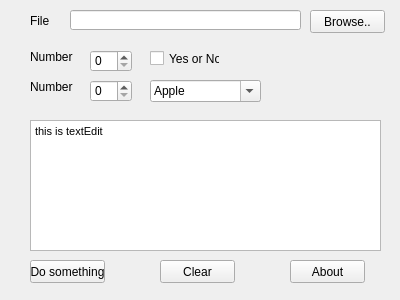
<?xml version="1.0" encoding="UTF-8"?>
<ui version="4.0">
 <class>firstQtAppDLG</class>
 <widget class="QWidget" name="firstQtAppDLG">
  <property name="geometry">
   <rect>
    <x>0</x>
    <y>0</y>
    <width>400</width>
    <height>300</height>
   </rect>
  </property>
  <property name="sizePolicy">
   <sizepolicy hsizetype="Preferred" vsizetype="Preferred">
    <horstretch>0</horstretch>
    <verstretch>0</verstretch>
   </sizepolicy>
  </property>
  <property name="windowTitle">
   <string>Form</string>
  </property>
  <widget class="QLabel" name="label_1">
   <property name="geometry">
    <rect>
     <x>30</x>
     <y>10</y>
     <width>31</width>
     <height>21</height>
    </rect>
   </property>
   <property name="text">
    <string>File</string>
   </property>
  </widget>
  <widget class="QComboBox" name="comboBox">
   <property name="geometry">
    <rect>
     <x>150</x>
     <y>80</y>
     <width>111</width>
     <height>22</height>
    </rect>
   </property>
   <property name="acceptDrops">
    <bool>false</bool>
   </property>
   <property name="whatsThis">
    <string>&lt;html&gt;&lt;head/&gt;&lt;body&gt;&lt;p&gt;&lt;br/&gt;&lt;/p&gt;&lt;/body&gt;&lt;/html&gt;</string>
   </property>
   <property name="autoFillBackground">
    <bool>false</bool>
   </property>
   <property name="editable">
    <bool>true</bool>
   </property>
   <item>
    <property name="text">
     <string>Apple</string>
    </property>
   </item>
   <item>
    <property name="text">
     <string>Banana</string>
    </property>
   </item>
  </widget>
  <widget class="QSpinBox" name="spinBox_1">
   <property name="geometry">
    <rect>
     <x>90</x>
     <y>50</y>
     <width>42</width>
     <height>22</height>
    </rect>
   </property>
  </widget>
  <widget class="QCheckBox" name="checkBox">
   <property name="geometry">
    <rect>
     <x>150</x>
     <y>50</y>
     <width>70</width>
     <height>17</height>
    </rect>
   </property>
   <property name="text">
    <string>Yes or No</string>
   </property>
  </widget>
  <widget class="QPushButton" name="pushButton_browse">
   <property name="geometry">
    <rect>
     <x>310</x>
     <y>10</y>
     <width>75</width>
     <height>23</height>
    </rect>
   </property>
   <property name="text">
    <string>Browse..</string>
   </property>
  </widget>
  <widget class="QLabel" name="label_2">
   <property name="geometry">
    <rect>
     <x>30</x>
     <y>50</y>
     <width>46</width>
     <height>13</height>
    </rect>
   </property>
   <property name="text">
    <string>Number 1</string>
   </property>
  </widget>
  <widget class="QLabel" name="label_3">
   <property name="geometry">
    <rect>
     <x>30</x>
     <y>80</y>
     <width>46</width>
     <height>13</height>
    </rect>
   </property>
   <property name="text">
    <string>Number 2</string>
   </property>
  </widget>
  <widget class="QSpinBox" name="spinBox_2">
   <property name="geometry">
    <rect>
     <x>90</x>
     <y>80</y>
     <width>42</width>
     <height>22</height>
    </rect>
   </property>
  </widget>
  <widget class="QPushButton" name="pushButton_do">
   <property name="geometry">
    <rect>
     <x>30</x>
     <y>260</y>
     <width>75</width>
     <height>23</height>
    </rect>
   </property>
   <property name="text">
    <string>Do something</string>
   </property>
  </widget>
  <widget class="QPushButton" name="pushButton_clear">
   <property name="geometry">
    <rect>
     <x>160</x>
     <y>260</y>
     <width>75</width>
     <height>23</height>
    </rect>
   </property>
   <property name="text">
    <string>Clear</string>
   </property>
  </widget>
  <widget class="QPushButton" name="pushButton_about">
   <property name="geometry">
    <rect>
     <x>290</x>
     <y>260</y>
     <width>75</width>
     <height>23</height>
    </rect>
   </property>
   <property name="text">
    <string>About</string>
   </property>
  </widget>
  <widget class="QTextEdit" name="textEdit">
   <property name="geometry">
    <rect>
     <x>30</x>
     <y>120</y>
     <width>351</width>
     <height>131</height>
    </rect>
   </property>
   <property name="toolTip">
    <string>&lt;html&gt;&lt;head/&gt;&lt;body&gt;&lt;p&gt;&lt;br/&gt;&lt;/p&gt;&lt;/body&gt;&lt;/html&gt;</string>
   </property>
   <property name="html">
    <string>&lt;!DOCTYPE HTML PUBLIC &quot;-//W3C//DTD HTML 4.0//EN&quot; &quot;http://www.w3.org/TR/REC-html40/strict.dtd&quot;&gt;
&lt;html&gt;&lt;head&gt;&lt;meta name=&quot;qrichtext&quot; content=&quot;1&quot; /&gt;&lt;style type=&quot;text/css&quot;&gt;
p, li { white-space: pre-wrap; }
&lt;/style&gt;&lt;/head&gt;&lt;body style=&quot; font-family:'MS Shell Dlg 2'; font-size:8.25pt; font-weight:400; font-style:normal;&quot;&gt;
&lt;p style=&quot; margin-top:0px; margin-bottom:0px; margin-left:0px; margin-right:0px; -qt-block-indent:0; text-indent:0px;&quot;&gt;&lt;span style=&quot; font-size:8pt;&quot;&gt;this is textEdit&lt;/span&gt;&lt;/p&gt;&lt;/body&gt;&lt;/html&gt;</string>
   </property>
   <property name="overwriteMode">
    <bool>true</bool>
   </property>
  </widget>
  <widget class="QLineEdit" name="lineEdit">
   <property name="geometry">
    <rect>
     <x>70</x>
     <y>10</y>
     <width>231</width>
     <height>20</height>
    </rect>
   </property>
  </widget>
 </widget>
 <resources/>
 <connections/>
</ui>
